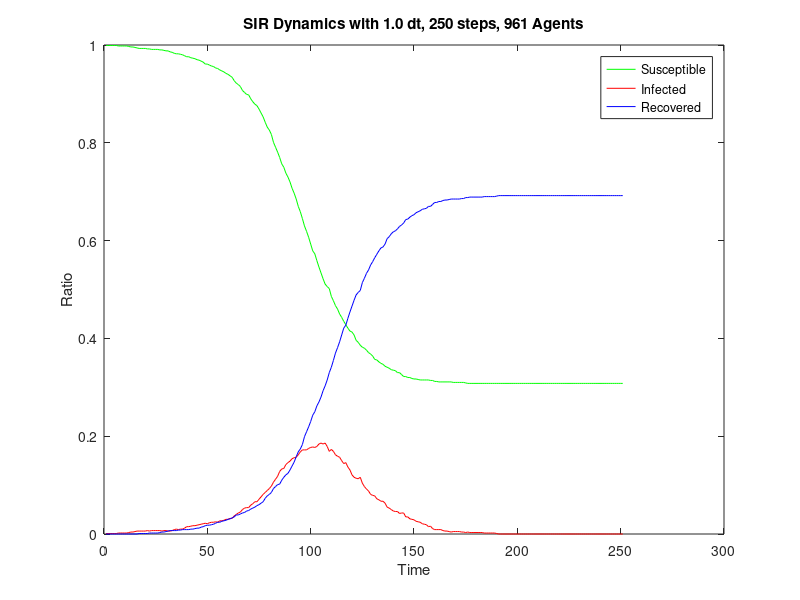

The MATLAB script that drew this image:
steps = 250;
dt = 1.0;
replications = 0;
dynamics = [
0.999,0.001,0.000;
0.999,0.001,0.000;
0.999,0.001,0.000;
0.999,0.001,0.000;
0.999,0.001,0.000;
0.999,0.001,0.000;
0.998,0.002,0.000;
0.998,0.002,0.000;
0.998,0.002,0.000;
0.998,0.002,0.000;
0.998,0.002,0.000;
0.997,0.003,0.000;
0.996,0.004,0.000;
0.996,0.004,0.000;
0.995,0.005,0.000;
0.994,0.006,0.000;
0.993,0.006,0.001;
0.993,0.006,0.001;
0.993,0.006,0.001;
0.993,0.006,0.001;
0.992,0.007,0.001;
0.992,0.006,0.002;
0.991,0.007,0.002;
0.991,0.007,0.002;
0.991,0.007,0.002;
0.991,0.007,0.002;
0.990,0.007,0.003;
0.990,0.006,0.004;
0.989,0.007,0.004;
0.988,0.007,0.005;
0.988,0.006,0.006;
0.986,0.006,0.007;
0.985,0.007,0.007;
0.983,0.009,0.007;
0.982,0.010,0.007;
0.982,0.009,0.008;
0.981,0.010,0.008;
0.980,0.010,0.009;
0.978,0.012,0.009;
0.976,0.015,0.009;
0.976,0.015,0.009;
0.974,0.016,0.010;
0.973,0.017,0.010;
0.972,0.017,0.011;
0.970,0.018,0.012;
0.969,0.019,0.012;
0.967,0.020,0.014;
0.965,0.021,0.015;
0.961,0.022,0.017;
0.961,0.021,0.018;
0.959,0.023,0.018;
0.957,0.024,0.019;
0.956,0.024,0.020;
0.953,0.025,0.022;
0.952,0.024,0.024;
0.949,0.027,0.024;
0.947,0.027,0.026;
0.945,0.028,0.027;
0.942,0.030,0.028;
0.940,0.030,0.030;
0.937,0.032,0.031;
0.934,0.032,0.033;
0.927,0.037,0.035;
0.922,0.040,0.039;
0.919,0.043,0.039;
0.915,0.045,0.041;
0.907,0.050,0.043;
0.903,0.053,0.044;
0.899,0.054,0.047;
0.898,0.054,0.048;
0.890,0.059,0.051;
0.884,0.062,0.053;
0.879,0.066,0.055;
0.876,0.066,0.058;
0.869,0.071,0.060;
0.861,0.076,0.063;
0.853,0.081,0.066;
0.842,0.085,0.073;
0.832,0.089,0.078;
0.826,0.093,0.081;
0.817,0.098,0.085;
0.801,0.106,0.093;
0.791,0.112,0.097;
0.781,0.118,0.101;
0.770,0.128,0.102;
0.757,0.133,0.110;
0.750,0.134,0.116;
0.738,0.142,0.121;
0.730,0.146,0.124;
0.720,0.149,0.131;
0.707,0.154,0.139;
0.697,0.156,0.147;
0.685,0.157,0.158;
0.670,0.162,0.168;
0.659,0.168,0.174;
0.645,0.172,0.183;
0.630,0.172,0.199;
0.619,0.172,0.209;
0.607,0.175,0.219;
0.593,0.177,0.230;
0.579,0.178,0.243;
0.573,0.177,0.250;
0.559,0.179,0.262;
0.546,0.184,0.270;
0.534,0.186,0.280;
0.522,0.184,0.293;
0.511,0.186,0.303;
0.506,0.179,0.315;
0.502,0.169,0.330;
0.486,0.173,0.341;
0.477,0.169,0.355;
0.467,0.162,0.370;
0.460,0.159,0.381;
0.450,0.157,0.393;
0.443,0.150,0.407;
0.435,0.144,0.421;
0.428,0.146,0.427;
0.421,0.137,0.441;
0.415,0.131,0.454;
0.413,0.121,0.466;
0.407,0.116,0.478;
0.396,0.114,0.489;
0.392,0.113,0.494;
0.386,0.116,0.498;
0.382,0.104,0.514;
0.380,0.097,0.523;
0.376,0.092,0.533;
0.371,0.088,0.540;
0.368,0.081,0.550;
0.364,0.079,0.557;
0.357,0.078,0.565;
0.356,0.072,0.572;
0.352,0.070,0.579;
0.349,0.067,0.585;
0.347,0.067,0.587;
0.343,0.063,0.593;
0.341,0.055,0.604;
0.339,0.053,0.608;
0.336,0.050,0.614;
0.335,0.047,0.618;
0.334,0.046,0.620;
0.330,0.046,0.624;
0.330,0.042,0.629;
0.326,0.043,0.632;
0.322,0.043,0.636;
0.322,0.035,0.643;
0.320,0.035,0.644;
0.320,0.031,0.648;
0.318,0.030,0.651;
0.317,0.029,0.653;
0.317,0.026,0.657;
0.316,0.025,0.659;
0.315,0.024,0.661;
0.315,0.021,0.664;
0.315,0.020,0.665;
0.315,0.019,0.666;
0.315,0.015,0.670;
0.314,0.016,0.670;
0.314,0.011,0.674;
0.312,0.009,0.678;
0.312,0.009,0.678;
0.311,0.009,0.680;
0.311,0.009,0.680;
0.311,0.007,0.682;
0.311,0.006,0.683;
0.311,0.006,0.683;
0.311,0.005,0.684;
0.311,0.004,0.685;
0.310,0.005,0.685;
0.310,0.005,0.685;
0.310,0.005,0.685;
0.310,0.005,0.685;
0.310,0.004,0.686;
0.310,0.004,0.686;
0.309,0.003,0.688;
0.308,0.004,0.688;
0.308,0.003,0.689;
0.308,0.003,0.689;
0.308,0.003,0.689;
0.308,0.003,0.689;
0.308,0.003,0.689;
0.308,0.003,0.689;
0.308,0.003,0.689;
0.308,0.002,0.690;
0.308,0.002,0.690;
0.308,0.002,0.690;
0.308,0.002,0.690;
0.308,0.002,0.690;
0.308,0.002,0.690;
0.308,0.001,0.691;
0.308,0.000,0.692;
0.308,0.000,0.692;
0.308,0.000,0.692;
0.308,0.000,0.692;
0.308,0.000,0.692;
0.308,0.000,0.692;
0.308,0.000,0.692;
0.308,0.000,0.692;
0.308,0.000,0.692;
0.308,0.000,0.692;
0.308,0.000,0.692;
0.308,0.000,0.692;
0.308,0.000,0.692;
0.308,0.000,0.692;
0.308,0.000,0.692;
0.308,0.000,0.692;
0.308,0.000,0.692;
0.308,0.000,0.692;
0.308,0.000,0.692;
0.308,0.000,0.692;
0.308,0.000,0.692;
0.308,0.000,0.692;
0.308,0.000,0.692;
0.308,0.000,0.692;
0.308,0.000,0.692;
0.308,0.000,0.692;
0.308,0.000,0.692;
0.308,0.000,0.692;
0.308,0.000,0.692;
0.308,0.000,0.692;
0.308,0.000,0.692;
0.308,0.000,0.692;
0.308,0.000,0.692;
0.308,0.000,0.692;
0.308,0.000,0.692;
0.308,0.000,0.692;
0.308,0.000,0.692;
0.308,0.000,0.692;
0.308,0.000,0.692;
0.308,0.000,0.692;
0.308,0.000,0.692;
0.308,0.000,0.692;
0.308,0.000,0.692;
0.308,0.000,0.692;
0.308,0.000,0.692;
0.308,0.000,0.692;
0.308,0.000,0.692;
0.308,0.000,0.692;
0.308,0.000,0.692;
0.308,0.000,0.692;
0.308,0.000,0.692;
0.308,0.000,0.692;
0.308,0.000,0.692;
0.308,0.000,0.692;
0.308,0.000,0.692;
0.308,0.000,0.692;
0.308,0.000,0.692;
0.308,0.000,0.692;
0.308,0.000,0.692;
0.308,0.000,0.692;
0.308,0.000,0.692;
];
susceptibleRatio = dynamics (:, 1);
infectedRatio = dynamics (:, 2);
recoveredRatio = dynamics (:, 3);
figure
plot (susceptibleRatio.', 'color', 'green');
hold on
plot (infectedRatio.', 'color', 'red');
hold on
plot (recoveredRatio.', 'color', 'blue');
xlabel ('Time');
ylabel ('Ratio');
legend('Susceptible','Infected', 'Recovered');
title ('SIR Dynamics with 1.0 dt, 250 steps, 961 Agents');
